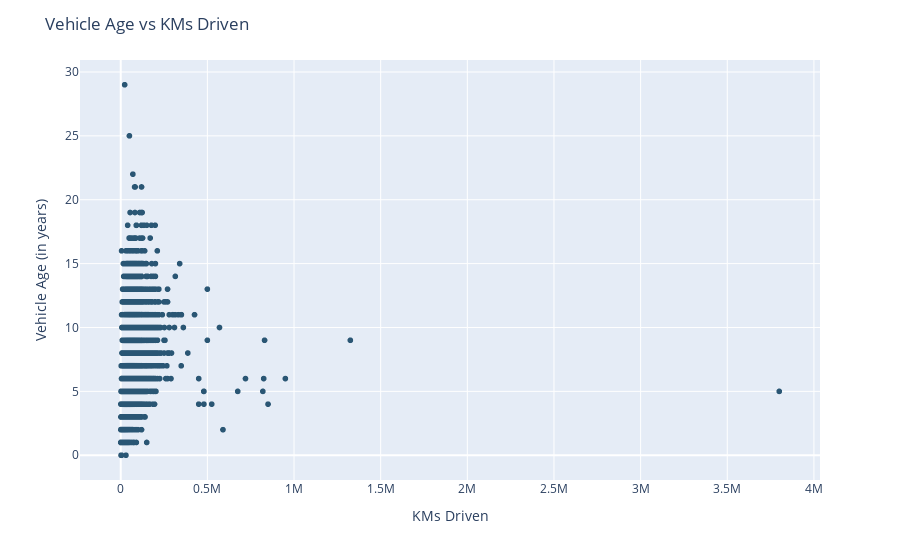

The notebook cell this image was saved under:
### Markdown cell above
Vehicle Age vs KM Driven

### Code cell
fig = px.scatter(
    data_frame = data,
    x = "km_driven",
    y = "vehicle_age",
    color_discrete_sequence = COLOR_SCHEME
)
fig.update_layout(
    title = "Vehicle Age vs KMs Driven",
    xaxis = dict(
        title = "KMs Driven"
    ),
    yaxis = dict(
        title = "Vehicle Age (in years)"
    )
)
fig.update_traces(
    hovertemplate = "<b>KMs Driven</b> : %{x}<br>" + "<b>Vehicle Age</b> : %{y} years<br>"
)
fig.show()

### Figure 1 — Plotly figure (JSON) as saved in the notebook; plotly's stock layout.template omitted (floating-point values rounded to 4 significant figures; data arrays with more than 128 entries replaced by an {"elided": "..."} marker saying what was removed)
{"data": [{"hovertemplate": "<b>KMs Driven</b> : %{x}<br><b>Vehicle Age</b> : %{y} years<br>", "legendgroup": "", "marker": {"color": "rgb(42, 86, 116)", "symbol": "circle"}, "mode": "markers", "name": "", "showlegend": false, "type": "scattergl", "x": {"elided": "15411 int values"}, "xaxis": "x", "y": {"elided": "15411 int values"}, "yaxis": "y"}], "layout": {"legend": {"tracegroupgap": 0}, "margin": {"t": 60}, "title": {"text": "Vehicle Age vs KMs Driven"}, "xaxis": {"anchor": "y", "domain": [0, 1], "title": {"text": "KMs Driven"}}, "yaxis": {"anchor": "x", "domain": [0, 1], "title": {"text": "Vehicle Age (in years)"}}}}
